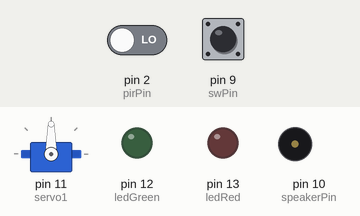
A sketch run on a simulated Arduino Uno, built with avr-gcc and run on an emulated ATmega328P. On the bench: servo, output pins drawn as LEDs (lit = HIGH), buzzer (waves = sounding). The inputs (shaded band) are chosen by the test bench; at power-on: pin 2 (pirPin) LOW, pin 9 (swPin) LOW.

Above: at 1.2 s.
1.3 s: pin 2 (pirPin) driven HIGH
At 2.0 s:
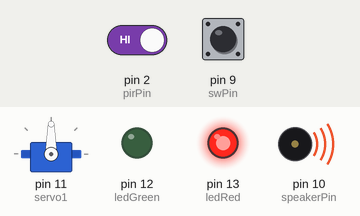
At 2.72 s:
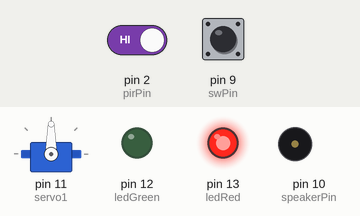
4.3 s: pin 9 (swPin) pulled HIGH for 3.2 s
At 7.5 s:
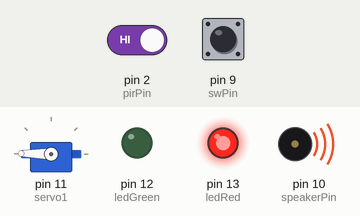
12.0 s: pin 9 (swPin) pulled HIGH for 1 s
19.0 s: pin 2 (pirPin) driven HIGH
Timing chart, 0 to 23.0 s (numbered marks = the images above; inputs shaded):
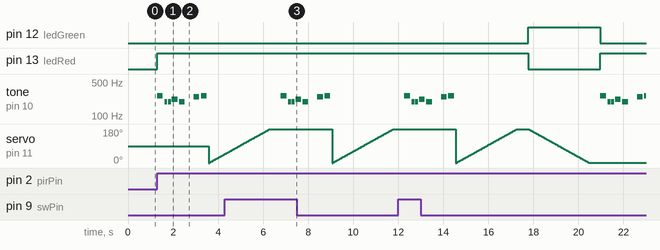

Measured:
- after the input at 1.3 s, pin 13 (ledRed): LOW → HIGH at once; tone on pin 10 (speakerPin): plays 262 Hz for 0.25 s, 196 Hz for 0.13 s, 196 Hz for 0.13 s, 220 Hz for 0.25 s, 196 Hz for 0.25 s, 247 Hz for 0.25 s … (7 notes in this stretch), starting at once
- after the input at 4.3 s, pin 12 (ledGreen): stays LOW (without the input it goes to HIGH after 2.5 s); pin 13 (ledRed): stays HIGH (without the input it goes to LOW after 2.5 s)

The sketch:

P5-1.ino
```cpp
#include <pitches.h>
#include <Servo.h>

int ledRed = 13;
int ledGreen = 12;
int pirPin = 2;
int state = LOW;
int pirVal = 0;
Servo servo1;
int sudut = 0;
int logicRead;
int open_melody[] = { NOTE_C4, NOTE_G3, NOTE_G3, NOTE_A3, NOTE_G3,0, NOTE_B3, NOTE_C4};
int open_noteDurations[] = { 4,8,8,4,4,4,4,4 };
int speakerPin = 10;
int swPin = 9;
bool swVal;

void setup()
{
  pinMode(ledRed, OUTPUT);
  pinMode(ledGreen, OUTPUT);
  pinMode(pirPin, INPUT);
  pinMode(swPin, INPUT);
  servo1.attach(11);
}

void loop()
{

  pirVal = digitalRead(pirPin);
  swVal = digitalRead(swPin);

  if (swVal == HIGH) {
  state = HIGH;
  logicRead = 1;
  digitalWrite(ledRed,HIGH);
  digitalWrite(ledGreen,LOW);
  playTune(logicRead);
  Open();
  delay(500);
  noTone(speakerPin);
 }
 else if (pirVal == HIGH)
  {
    if (state == LOW)
    {
      state = HIGH;
      logicRead = 1;
      digitalWrite(ledRed,HIGH);
      digitalWrite(ledGreen,LOW);
      playTune(logicRead);
      Open();
      delay(500);
      noTone(speakerPin);
    }
      else if (swVal == LOW ){
      state = LOW;
      digitalWrite(ledRed,LOW);
      digitalWrite(ledGreen,HIGH);
      Close();
      delay(500);
    }
  }
    else
    {
      if (state == HIGH)
      {
        state = LOW;
        digitalWrite(ledRed,LOW);
        digitalWrite(ledGreen,HIGH);
        Close();
        delay(500);
      }

  }
}

void Open()
{
for(sudut = 0; sudut < 180; sudut += 1) {
 servo1.write(sudut);
 delay(15);
  }
}

void Close()
{
for(sudut = 180; sudut>=1; sudut-=1){
 servo1.write(sudut);
 delay(15);
  }
}

void playTune(int Scan) {
  if (Scan == 1)
  {
    for(int i = 0; i<8 ; i++)
      {
        int open_noteDuration = 1000 / open_noteDurations[i];
        tone(speakerPin, open_melody[i], open_noteDuration);
        int open_pauseBetweenNotes = open_noteDuration * 1.30;
        delay(open_pauseBetweenNotes);
        noTone(speakerPin);
      }
  }
}
```
